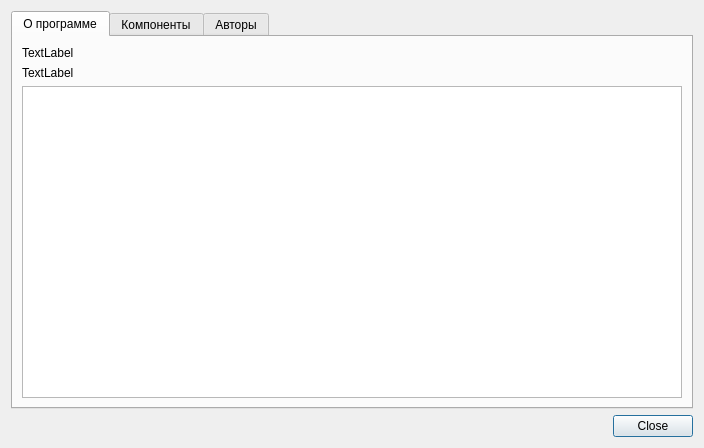
<?xml version="1.0" encoding="UTF-8"?>
<ui version="4.0">
 <class>AboutProgram</class>
 <widget class="QDialog" name="AboutProgram">
  <property name="geometry">
   <rect>
    <x>0</x>
    <y>0</y>
    <width>704</width>
    <height>448</height>
   </rect>
  </property>
  <property name="windowTitle">
   <string>Dialog</string>
  </property>
  <layout class="QVBoxLayout" name="verticalLayout">
   <item>
    <widget class="QTabWidget" name="tabWidget">
     <property name="currentIndex">
      <number>0</number>
     </property>
     <widget class="QWidget" name="about">
      <attribute name="title">
       <string>О программе</string>
      </attribute>
      <layout class="QVBoxLayout" name="verticalLayout_5">
       <item>
        <layout class="QVBoxLayout" name="verticalLayout_2">
         <item>
          <widget class="QLabel" name="titleLabel">
           <property name="text">
            <string>TextLabel</string>
           </property>
          </widget>
         </item>
         <item>
          <widget class="QLabel" name="versionLabel">
           <property name="text">
            <string>TextLabel</string>
           </property>
          </widget>
         </item>
         <item>
          <widget class="QTextBrowser" name="descriptionBrowser"/>
         </item>
        </layout>
       </item>
      </layout>
     </widget>
     <widget class="QWidget" name="components">
      <attribute name="title">
       <string>Компоненты</string>
      </attribute>
      <layout class="QVBoxLayout" name="verticalLayout_3">
       <item>
        <widget class="QTextBrowser" name="componentsBrowser"/>
       </item>
      </layout>
     </widget>
     <widget class="QWidget" name="authors">
      <attribute name="title">
       <string>Авторы</string>
      </attribute>
      <layout class="QVBoxLayout" name="verticalLayout_4">
       <item>
        <widget class="QTextBrowser" name="authorsBrowser"/>
       </item>
      </layout>
     </widget>
    </widget>
   </item>
   <item>
    <widget class="QDialogButtonBox" name="buttonBox">
     <property name="standardButtons">
      <set>QDialogButtonBox::Close</set>
     </property>
    </widget>
   </item>
  </layout>
 </widget>
 <resources/>
 <connections/>
</ui>
